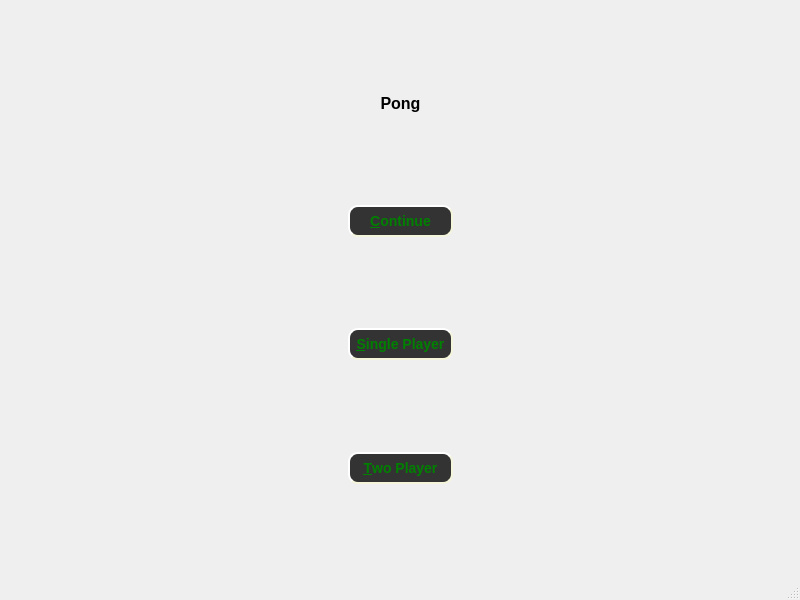
<?xml version="1.0" encoding="UTF-8"?>
<ui version="4.0">
 <class>Game</class>
 <widget class="QMainWindow" name="Game">
  <property name="geometry">
   <rect>
    <x>0</x>
    <y>0</y>
    <width>800</width>
    <height>600</height>
   </rect>
  </property>
  <property name="windowTitle">
   <string>Pong</string>
  </property>
  <widget class="QWidget" name="centralwidget">
   <layout class="QGridLayout" name="gridLayout">
    <item row="3" column="1">
     <widget class="QPushButton" name="continueGameBtn">
      <property name="enabled">
       <bool>false</bool>
      </property>
      <property name="cursor">
       <cursorShape>OpenHandCursor</cursorShape>
      </property>
      <property name="styleSheet">
       <string notr="true">QPushButton {
	  background-color: #333;
    border-style: outset;
    border-width: 2px;
	color: green;
    border-radius: 10px;
    border-color: beige;
    font: bold 14px;
    padding: 6px;
background: qradialgradient(
        cx: 0.3, cy: -0.4, fx: 0.3, fy: -0.4,
        radius: 1.35, stop: 0 #fff, stop: 1 #888
        );
}

QPushButton:hover {
    background: qradialgradient(
        cx: 0.3, cy: -0.4, fx: 0.3, fy: -0.4,
        radius: 1.35, stop: 0 #fff, stop: 1 #bbb
        );
    }

QPushButton:pressed {
    border-style: inset;
    background: qradialgradient(
        cx: 0.4, cy: -0.1, fx: 0.4, fy: -0.1,
        radius: 1.35, stop: 0 #fff, stop: 1 #ddd
        );
    }</string>
      </property>
      <property name="text">
       <string>&amp;Continue</string>
      </property>
     </widget>
    </item>
    <item row="5" column="0">
     <spacer name="horizontalSpacer_3">
      <property name="orientation">
       <enum>Qt::Horizontal</enum>
      </property>
      <property name="sizeHint" stdset="0">
       <size>
        <width>40</width>
        <height>20</height>
       </size>
      </property>
     </spacer>
    </item>
    <item row="1" column="1">
     <widget class="QLabel" name="gameTitleLbl">
      <property name="font">
       <font>
        <pointsize>12</pointsize>
        <weight>75</weight>
        <bold>true</bold>
       </font>
      </property>
      <property name="text">
       <string>Pong</string>
      </property>
      <property name="alignment">
       <set>Qt::AlignCenter</set>
      </property>
     </widget>
    </item>
    <item row="4" column="1">
     <spacer name="verticalSpacer_3">
      <property name="orientation">
       <enum>Qt::Vertical</enum>
      </property>
      <property name="sizeHint" stdset="0">
       <size>
        <width>20</width>
        <height>40</height>
       </size>
      </property>
     </spacer>
    </item>
    <item row="6" column="1">
     <spacer name="verticalSpacer_4">
      <property name="orientation">
       <enum>Qt::Vertical</enum>
      </property>
      <property name="sizeHint" stdset="0">
       <size>
        <width>20</width>
        <height>40</height>
       </size>
      </property>
     </spacer>
    </item>
    <item row="7" column="0">
     <spacer name="horizontalSpacer_5">
      <property name="orientation">
       <enum>Qt::Horizontal</enum>
      </property>
      <property name="sizeHint" stdset="0">
       <size>
        <width>40</width>
        <height>20</height>
       </size>
      </property>
     </spacer>
    </item>
    <item row="3" column="0">
     <spacer name="horizontalSpacer">
      <property name="orientation">
       <enum>Qt::Horizontal</enum>
      </property>
      <property name="sizeHint" stdset="0">
       <size>
        <width>40</width>
        <height>20</height>
       </size>
      </property>
     </spacer>
    </item>
    <item row="2" column="1">
     <spacer name="verticalSpacer">
      <property name="orientation">
       <enum>Qt::Vertical</enum>
      </property>
      <property name="sizeHint" stdset="0">
       <size>
        <width>20</width>
        <height>40</height>
       </size>
      </property>
     </spacer>
    </item>
    <item row="7" column="1">
     <widget class="QPushButton" name="multiPlayerBtn">
      <property name="cursor">
       <cursorShape>OpenHandCursor</cursorShape>
      </property>
      <property name="styleSheet">
       <string notr="true">QPushButton {
	  background-color: #333;
    border-style: outset;
    border-width: 2px;
	color: green;
    border-radius: 10px;
    border-color: beige;
    font: bold 14px;
    padding: 6px;
background: qradialgradient(
        cx: 0.3, cy: -0.4, fx: 0.3, fy: -0.4,
        radius: 1.35, stop: 0 #fff, stop: 1 #888
        );
}

QPushButton:hover {
    background: qradialgradient(
        cx: 0.3, cy: -0.4, fx: 0.3, fy: -0.4,
        radius: 1.35, stop: 0 #fff, stop: 1 #bbb
        );
    }

QPushButton:pressed {
    border-style: inset;
    background: qradialgradient(
        cx: 0.4, cy: -0.1, fx: 0.4, fy: -0.1,
        radius: 1.35, stop: 0 #fff, stop: 1 #ddd
        );
    }</string>
      </property>
      <property name="text">
       <string>&amp;Two Player</string>
      </property>
     </widget>
    </item>
    <item row="7" column="2">
     <spacer name="horizontalSpacer_6">
      <property name="orientation">
       <enum>Qt::Horizontal</enum>
      </property>
      <property name="sizeHint" stdset="0">
       <size>
        <width>40</width>
        <height>20</height>
       </size>
      </property>
     </spacer>
    </item>
    <item row="5" column="2">
     <spacer name="horizontalSpacer_4">
      <property name="orientation">
       <enum>Qt::Horizontal</enum>
      </property>
      <property name="sizeHint" stdset="0">
       <size>
        <width>40</width>
        <height>20</height>
       </size>
      </property>
     </spacer>
    </item>
    <item row="0" column="1">
     <spacer name="verticalSpacer_2">
      <property name="orientation">
       <enum>Qt::Vertical</enum>
      </property>
      <property name="sizeHint" stdset="0">
       <size>
        <width>20</width>
        <height>40</height>
       </size>
      </property>
     </spacer>
    </item>
    <item row="5" column="1">
     <widget class="QPushButton" name="singlePlayerBtn">
      <property name="cursor">
       <cursorShape>OpenHandCursor</cursorShape>
      </property>
      <property name="styleSheet">
       <string notr="true">QPushButton {
	  background-color: #333;
    border-style: outset;
    border-width: 2px;
	color: green;
    border-radius: 10px;
    border-color: beige;
    font: bold 14px;
    padding: 6px;
background: qradialgradient(
        cx: 0.3, cy: -0.4, fx: 0.3, fy: -0.4,
        radius: 1.35, stop: 0 #fff, stop: 1 #888
        );
}

QPushButton:hover {
    background: qradialgradient(
        cx: 0.3, cy: -0.4, fx: 0.3, fy: -0.4,
        radius: 1.35, stop: 0 #fff, stop: 1 #bbb
        );
    }

QPushButton:pressed {
    border-style: inset;
    background: qradialgradient(
        cx: 0.4, cy: -0.1, fx: 0.4, fy: -0.1,
        radius: 1.35, stop: 0 #fff, stop: 1 #ddd
        );
    }</string>
      </property>
      <property name="text">
       <string>&amp;Single Player</string>
      </property>
      <property name="autoDefault">
       <bool>false</bool>
      </property>
      <property name="default">
       <bool>false</bool>
      </property>
      <property name="flat">
       <bool>false</bool>
      </property>
     </widget>
    </item>
    <item row="3" column="2">
     <spacer name="horizontalSpacer_2">
      <property name="orientation">
       <enum>Qt::Horizontal</enum>
      </property>
      <property name="sizeHint" stdset="0">
       <size>
        <width>40</width>
        <height>20</height>
       </size>
      </property>
     </spacer>
    </item>
    <item row="8" column="1">
     <spacer name="verticalSpacer_5">
      <property name="orientation">
       <enum>Qt::Vertical</enum>
      </property>
      <property name="sizeHint" stdset="0">
       <size>
        <width>20</width>
        <height>40</height>
       </size>
      </property>
     </spacer>
    </item>
   </layout>
  </widget>
  <widget class="QMenuBar" name="menubar">
   <property name="geometry">
    <rect>
     <x>0</x>
     <y>0</y>
     <width>800</width>
     <height>20</height>
    </rect>
   </property>
  </widget>
  <widget class="QStatusBar" name="statusbar"/>
 </widget>
 <resources/>
 <connections/>
</ui>
